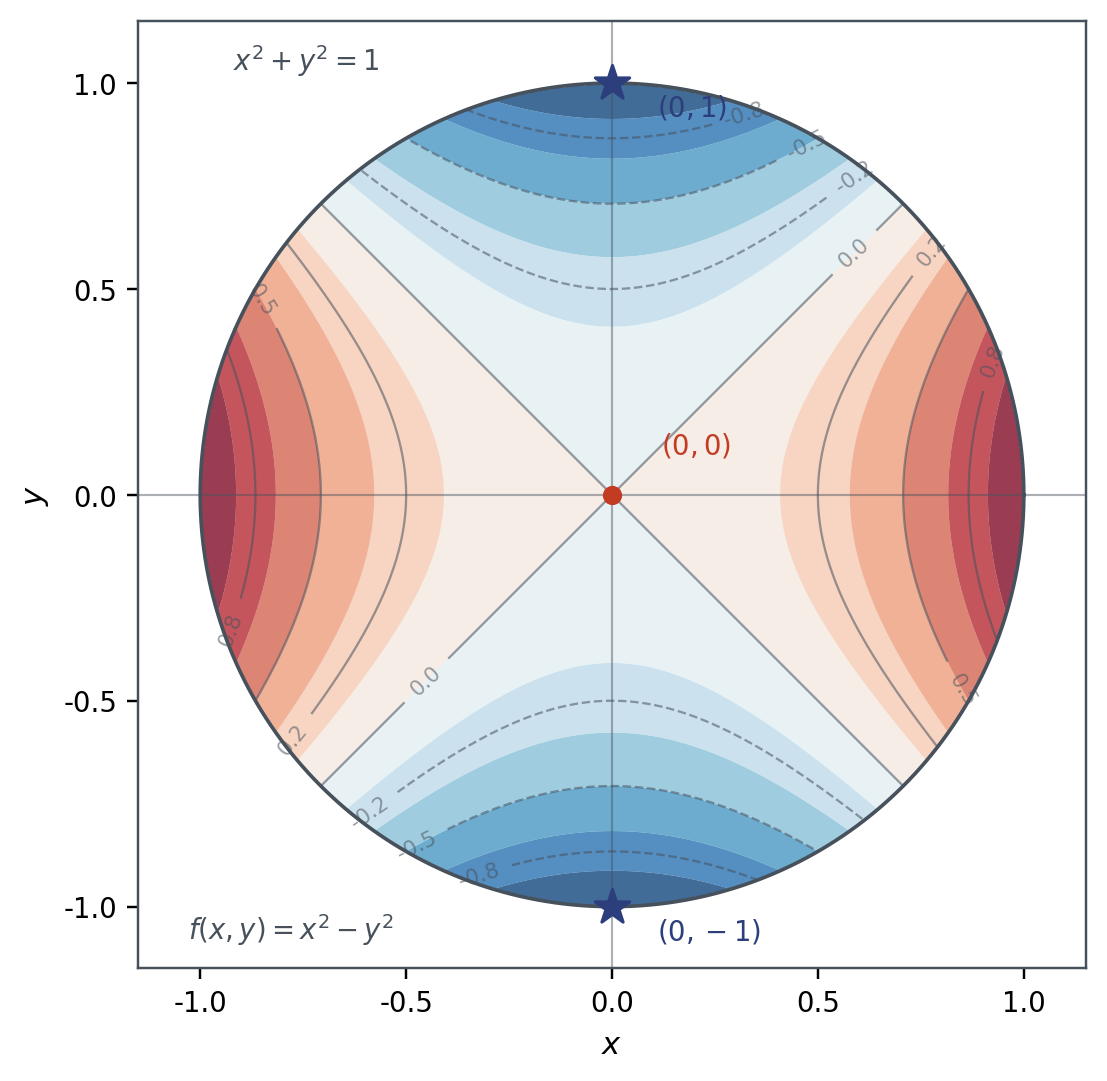

Write the Python code that produced this figure.
#!/usr/bin/env python
from __future__ import annotations

import os
from pathlib import Path

XDG_CACHE_DIR = Path("/tmp/xdg-cache")
XDG_CACHE_DIR.mkdir(parents=True, exist_ok=True)
os.environ.setdefault("XDG_CACHE_HOME", str(XDG_CACHE_DIR))

MPL_CACHE_DIR = Path("/tmp/matplotlib-cache")
MPL_CACHE_DIR.mkdir(parents=True, exist_ok=True)
os.environ.setdefault("MPLCONFIGDIR", str(MPL_CACHE_DIR))

import matplotlib.pyplot as plt
import numpy as np


DEEPBLUE = "#2c3e7c"
CRIMSON = "#c23b22"
TEAL = "#168f89"
SLATE = "#47515c"


plt.rcParams.update(
    {
        "figure.figsize": (5.2, 4.8),
        "figure.facecolor": "white",
        "axes.facecolor": "white",
        "axes.edgecolor": SLATE,
        "axes.labelcolor": "black",
        "axes.linewidth": 0.8,
        "axes.labelsize": 10,
        "xtick.color": "black",
        "ytick.color": "black",
        "xtick.labelsize": 9,
        "ytick.labelsize": 9,
        "font.size": 10,
        "axes.unicode_minus": False,
        "legend.frameon": False,
        "svg.fonttype": "none",
        "savefig.bbox": "tight",
    }
)


def write_incfig_wrapper(out_dir: Path, stem: str, pdf_name: str) -> None:
    wrapper = (
        f"%% Minimal wrapper for \\\\incfig{{{stem}}}\n"
        "\\begingroup%\n"
        "  \\makeatletter%\n"
        "  \\ifx\\svgwidth\\undefined%\n"
        "    \\def\\svgwidth{\\columnwidth}%\n"
        "  \\fi%\n"
        "  \\makeatother%\n"
        f"  \\includegraphics[width=\\svgwidth]{{{pdf_name}}}%\n"
        "\\endgroup%\n"
    )
    (out_dir / f"{stem}.pdf_tex").write_text(wrapper, encoding="utf-8")


def main() -> None:
    out_dir = Path(__file__).resolve().parent
    wrapper_stem = "kkt-disk-example-embed"
    out_pdf = out_dir / "kkt-disk-example-embed.pdf"
    out_svg = out_dir / "kkt-disk-example.svg"
    out_png = out_dir / "kkt-disk-example.png"

    x = np.linspace(-1.15, 1.15, 501)
    y = np.linspace(-1.15, 1.15, 501)
    X, Y = np.meshgrid(x, y)
    Z = X**2 - Y**2
    mask = X**2 + Y**2 > 1.0
    Z = np.ma.masked_where(mask, Z)

    fig, ax = plt.subplots(constrained_layout=True)

    levels = np.linspace(-1.0, 1.0, 13)
    contour_fill = ax.contourf(
        X,
        Y,
        Z,
        levels=levels,
        cmap="RdBu_r",
        alpha=0.78,
        antialiased=True,
    )
    contour_lines = ax.contour(
        X,
        Y,
        Z,
        levels=np.linspace(-1.0, 1.0, 9),
        colors=SLATE,
        linewidths=0.75,
        alpha=0.55,
    )
    ax.clabel(contour_lines, fmt="%0.1f", inline=True, fontsize=7, colors=SLATE)

    theta = np.linspace(0.0, 2.0 * np.pi, 600)
    ax.fill(np.cos(theta), np.sin(theta), color=TEAL, alpha=0.07, zorder=0)
    ax.plot(np.cos(theta), np.sin(theta), color=SLATE, lw=1.2, zorder=3)

    ax.axhline(0.0, color=SLATE, lw=0.7, alpha=0.45, zorder=1)
    ax.axvline(0.0, color=SLATE, lw=0.7, alpha=0.45, zorder=1)

    ax.scatter([0.0], [0.0], color=CRIMSON, s=28, zorder=5)
    ax.scatter([0.0, 0.0], [1.0, -1.0], color=DEEPBLUE, s=140, marker="*", zorder=6)

    ax.annotate(
        r"$(0,0)$",
        xy=(0.0, 0.0),
        xytext=(0.12, 0.1),
        textcoords="data",
        fontsize=9,
        color=CRIMSON,
    )
    ax.annotate(
        r"$(0,1)$",
        xy=(0.0, 1.0),
        xytext=(0.11, 0.92),
        textcoords="data",
        fontsize=9,
        color=DEEPBLUE,
    )
    ax.annotate(
        r"$(0,-1)$",
        xy=(0.0, -1.0),
        xytext=(0.11, -1.08),
        textcoords="data",
        fontsize=9,
        color=DEEPBLUE,
    )
    ax.text(-0.92, 1.03, r"$x^2+y^2=1$", color=SLATE, fontsize=9)
    ax.text(-1.03, -1.08, r"$f(x,y)=x^2-y^2$", color=SLATE, fontsize=9)

    ax.set_xlim(-1.15, 1.15)
    ax.set_ylim(-1.15, 1.15)
    ax.set_aspect("equal", adjustable="box")
    ax.set_xlabel(r"$x$")
    ax.set_ylabel(r"$y$")
    ax.set_xticks([-1.0, -0.5, 0.0, 0.5, 1.0])
    ax.set_yticks([-1.0, -0.5, 0.0, 0.5, 1.0])

    fig.savefig(out_pdf)
    fig.savefig(out_svg)
    fig.savefig(out_png, dpi=220)
    write_incfig_wrapper(out_dir, wrapper_stem, out_pdf.name)

    print(f"Wrote {out_pdf}")
    print(f"Wrote {out_svg}")


if __name__ == "__main__":
    main()
